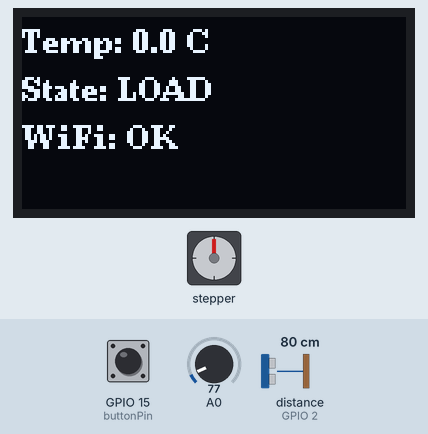
Simulated run of this sketch. Board: ESP8266 (NodeMCU). Parts: 128×64 one-colour display, stepper motor. Inputs (shaded band) come from the test bench; at power-on: GPIO 15 (buttonPin) LOW, A0 = 77, distance to the obstacle (sensor on GPIO 2) 80 cm. The echo pulse lasts 58.3 µs per cm; WiFi joins after 1.5 s; servers stay silent unless stated; web services answer with replies made up by the test bench; stepper angles assume 2048 steps per turn; what the sketch prints to the serial monitor is not drawn.

Above: at 2.8 s.
2.9 s: GPIO 15 (buttonPin) pulled HIGH for 1 s
At 5.9 s:
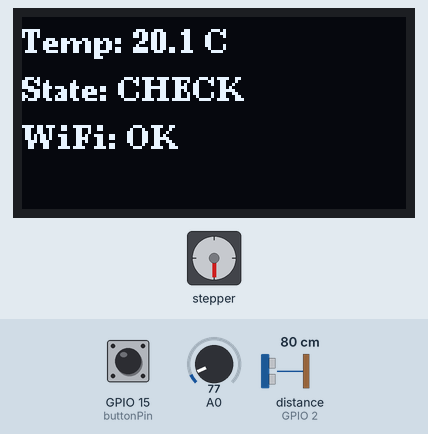
9.1 s: A0 set to 107
At 11.5 s:
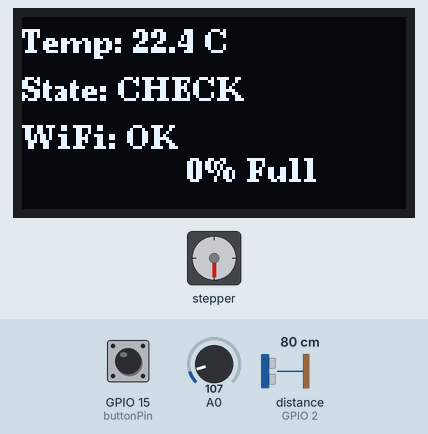
12.4 s: distance to the obstacle (sensor on GPIO 2) set to 10 cm
15.7 s: distance to the obstacle (sensor on GPIO 2) set to 7 cm
17.2 s: distance to the obstacle (sensor on GPIO 2) set to 2 cm
At 21.29 s:
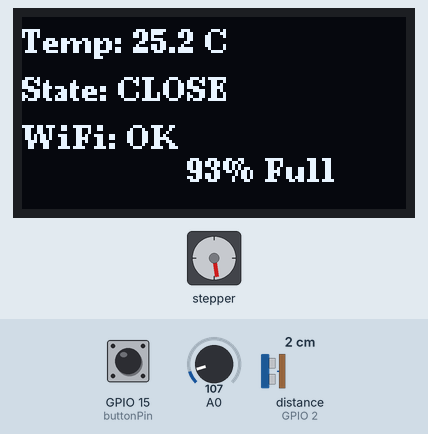
Timing chart, 0 to 23.5 s (numbered marks = the images above; inputs shaded):
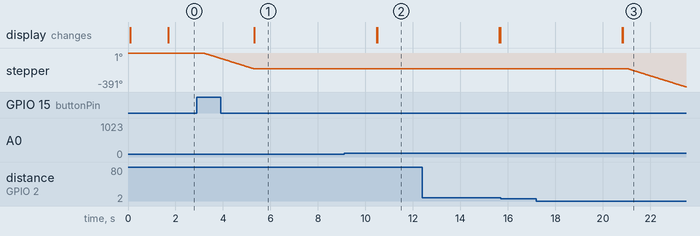

Measured:
- after the input at 2.9 s, stepper: turns 180° counter-clockwise in 2.1 s, starting after 0.29 s; the display: changes after 2.4 s (image 1)
- after the input at 9.1 s, the display: first changes after 1.4 s (image 2 shows a later state)
- after the input at 15.7 s, every drawn part: stays the same

The sketch:

sketch_apr16a.ino
```cpp
// Required library (Arduino IDE -> Manage Libraries): "U8g2" by oliver

#include <Arduino.h>
#include <Stepper.h>
#include <ESP8266WiFi.h>
#include <ESP8266HTTPClient.h>
#include <WiFiClient.h>
#include <U8g2lib.h>

// 28BYJ-48: 2048 steps per revolution
const uint16_t stepsPerRevolution = 2048;
const uint16_t moveDistance = 512;
const uint8_t buttonPin = 15; // D8
const uint8_t echoPin = 2;    // D4 (boot pin: 10k pull-up to 3.3V)
const uint8_t trigPin = 0;    // D3


// Stepper wiring:
// D5 (GPIO14) -> IN1 for stepper 1 and IN4 for stepper 2
// D7 (GPIO13) -> IN2 for stepper 1 and IN3 for stepper 2
// D6 (GPIO12) -> IN3 for stepper 1 and IN2 for stepper 2
// D0 (GPIO16) -> IN4 for stepper 1 and IN1 for stepper 2

// OLED SSD1306 (I2C):
// D2 (GPIO4)  -> SDA
// D1 (GPIO5) -> SCL
// LM35:
// A0          -> Vout,LM35 (10 mV/°C)

#define SDA_PIN      4   // D2
#define SCL_PIN      5   // D1

// WiFi (fill in before upload)
const char* WIFI_SSID     = "EKB";
const char* WIFI_PASSWORD = "ekbballerup";

// ThingSpeak channel 3364403. Free tier needs >=15s between writes -> push throttle 16s.
// Field5 is read every 30s and used as a remote command to set the bag count.
const unsigned long TS_CHANNEL_ID    = 3364403UL;
const char*         TS_WRITE_KEY     = "DAFOBTGX2VWN91LU";
const char*         TS_READ_KEY      = "U38AWRSBJVBTPPJK";
const unsigned long TS_PUSH_INTERVAL = 16000UL;
const unsigned long TS_READ_INTERVAL = 30000UL;

// bagsRemaining counts down on EMPTY_ME->LOAD (new bag fitted).
// pendingBagFull is set on the CLOSE transition so IFTTT fires only once per fill.
// tsDataDirty marks that there are new values for the next throttle window.
uint8_t bagsRemaining = 10;
const uint8_t BAGS_LOW_THRESHOLD = 2;
long lastField5EntryId = -1;
bool pendingBagFull = false;
bool tsDataDirty = true;
float lastDistance = -1.0f;
unsigned long lastTsPush = 0;
unsigned long lastTsRead = 0;

// state machine states
enum State{

  LOAD,
  CHECK,
  CLOSE,
  EMPTY_ME

};

State CurrentState = LOAD;

Stepper myStepper(stepsPerRevolution, 14, 12, 13, 16);
U8G2_SH1106_128X64_NONAME_F_SW_I2C display(U8G2_R0, SCL_PIN, SDA_PIN, U8X8_PIN_NONE);


float avgTemp = 0;
float OldTemp = 0;
static uint8_t i = 0;
const uint8_t Readings = 10;
void readLM35() {
  float Temp = 0;
  uint16_t raw = 0;

  // LM35: 10 mV/°C; tune 2.667 to the board's real ADC reference

  for(i = 0; i < Readings; i++){ //for loop for combining 10 samples

    raw += analogRead(A0);       // the sum of 10 samples
    delay(10);

}

  float avgRaw = (float)raw / Readings;  //calculates the average of the 10 samples to enhance stability in the read value

  Temp = avgRaw * (2.667f / 1023.0f) * 100.0f;   //voltage to celsius conversion

  if (OldTemp == 0) {       // to avoid a slow responsetime of the IIR filter when booting the OLD temp is equal to the first average
      OldTemp = Temp;
  }

  avgTemp = ((3.0f * Temp + 7.0f * OldTemp) / 10.0f); // 10 sample moving average IIR filter with 30/70 weight

  OldTemp = avgTemp; //set to the last output of the IIR filter to update the reference that the measured temperature is weighed against

//prints values
  Serial.print("[LM35] raw="); Serial.print(raw);
  Serial.print("  temp="); Serial.println(avgTemp, 1);
  tsDataDirty = true;
}


void updateDisplay() {
  static const char* stateNames[] = {"LOAD", "CHECK", "CLOSE", "EMPTY_ME"};
  char buf[32];
  display.clearBuffer();
  display.setFont(u8g2_font_ncenB08_tr);
  if (!isnan(avgTemp))
    snprintf(buf, sizeof(buf), "Temp: %.1f C", avgTemp);
  else
    strcpy(buf, "Temp: --");
  display.drawStr(0, 12, buf);
  snprintf(buf, sizeof(buf), "State: %s", stateNames[CurrentState]);
  display.drawStr(0, 28, buf);
  snprintf(buf, sizeof(buf), "WiFi: %s", WiFi.status() == WL_CONNECTED ? "OK" : "NO");
  display.drawStr(0, 44, buf);
  display.sendBuffer();
}
//function that releases the strings of the trash bag
void moveForward(int x) {
  for (int stepCount = 0; stepCount < x; stepCount++) {
    myStepper.step(1);
    yield();
  }
  digitalWrite(14, LOW);
  digitalWrite(12, LOW);
  digitalWrite(13, LOW);
  digitalWrite(16, LOW);
}
//function that pulls the strings of the trash bag
void moveBackward(int x) {
  for (int stepCount = 0; stepCount < x; stepCount++) {
    myStepper.step(-1);
    yield();
  }
  digitalWrite(14, LOW);
  digitalWrite(12, LOW);
  digitalWrite(13, LOW);
  digitalWrite(16, LOW);
}


// Connects to WiFi at boot with a 15s timeout. tsTick() skips when no WiFi.
void wifiConnect() {
  Serial.print("WiFi: ");
  WiFi.mode(WIFI_STA);
  WiFi.setAutoReconnect(true);  // SDK reconnects in the background if the router restarts
  WiFi.persistent(true);
  WiFi.begin(WIFI_SSID, WIFI_PASSWORD);
  unsigned long start = millis();
  while (WiFi.status() != WL_CONNECTED && millis() - start < 15000) {
    delay(250);
    Serial.print(".");
  }
  Serial.println(WiFi.status() == WL_CONNECTED ? WiFi.localIP().toString() : String("FAILED"));
}

void setup() {
  Serial.begin(115200);
  delay(100);
  Serial.println("\n=== BOOT ===");

  pinMode(buttonPin, INPUT);
  pinMode(echoPin, INPUT);
  pinMode(trigPin, OUTPUT);
  digitalWrite(trigPin, LOW);
  myStepper.setSpeed(15);

  display.begin();
  display.clearBuffer();
  display.sendBuffer();

  wifiConnect();
  updateDisplay();
}


// The funtion that senses the fill level utilizing the ultrasonic sensor
void Ultra_Sense(){
  digitalWrite(trigPin, LOW);
  delayMicroseconds(2);
  digitalWrite(trigPin, HIGH);
  delayMicroseconds(10);
  digitalWrite(trigPin, LOW);

  long duration = pulseIn(echoPin, HIGH, 12000);
  if (duration == 0) { delay(20); return; } // no echo: lid open or sensor moved
  float distance = duration * 0.034 / 2.0;
  Serial.print(distance);
  lastDistance = distance;
  tsDataDirty = true;

  if (distance <= 8){

    if (CurrentState != CLOSE) pendingBagFull = true; // if the trash bag is full ste state changes to the CLOSE state
    CurrentState = CLOSE;

  }else {

    CurrentState = CHECK;

  }
  delay(20);
}


// Pushes field1=distance, field2=bags left, field3=state, field4=bag-full event,
//        field6=temperature (C)
void tsPush() {
  WiFiClient client;
  HTTPClient http;
  String url = String("http://api.thingspeak.com/update?api_key=") + TS_WRITE_KEY
             + "&field2=" + String(bagsRemaining)
             + "&field3=" + String((int)CurrentState)
             + "&field4=" + String(pendingBagFull ? 1 : 0);
  if (lastDistance >= 0) url += "&field1=" + String(lastDistance, 1);
  if (!isnan(avgTemp))
    url += "&field6=" + String(avgTemp, 1);
  http.begin(client, url);
  int code = http.GET();
  Serial.print("[TS push] HTTP "); Serial.println(code);
  http.end();
  if (pendingBagFull) pendingBagFull = false;
}

// Reads the latest Field5 from ThingSpeak; a new entry_id => bagsRemaining is updated
// (remote command from the phone via the ThingSpeak app -> "Write to channel" -> Field5)
void tsCheckBagCommand() {
  WiFiClient client;
  HTTPClient http;
  String url = String("http://api.thingspeak.com/channels/") + TS_CHANNEL_ID
             + "/fields/5/last.json?api_key=" + TS_READ_KEY;
  http.begin(client, url);
  int code = http.GET();
  if (code == 200) {
    String payload = http.getString();
    int idIdx  = payload.indexOf("\"entry_id\":");
    int valIdx = payload.indexOf("\"field5\":\"");
    if (idIdx >= 0 && valIdx >= 0) {
      long entryId = payload.substring(idIdx + 11).toInt();
      int valStart = valIdx + 10;
      int valEnd   = payload.indexOf("\"", valStart);
      int newCount = payload.substring(valStart, valEnd).toInt();
      if (entryId != lastField5EntryId && newCount >= 0) {
        bagsRemaining = (uint16_t)newCount;
        lastField5EntryId = entryId;
        tsDataDirty = true;
        Serial.print("[TS] bagsRemaining = "); Serial.println(bagsRemaining);
      }
    }
  }
  http.end();
}

// Called from loop(). Throttles push (16s) and read (30s). Non-blocking vs. the state machine.
void tsTick() {
  if (WiFi.status() != WL_CONNECTED) return;
  unsigned long now = millis();
  if (tsDataDirty && (lastTsPush == 0 || now - lastTsPush >= TS_PUSH_INTERVAL)) {
    tsPush();
    lastTsPush = now;
    tsDataDirty = false;
  }
  if (now - lastTsRead >= TS_READ_INTERVAL) {
    tsCheckBagCommand();
    lastTsRead = now;
  }
}

void loop() {
  // state machine
  switch(CurrentState){

    case LOAD: //when the button is pressed
      delay(500);
      readLM35();
      if (digitalRead(buttonPin) == HIGH) { // button debounce function
          delay(100);

        if (digitalRead(buttonPin) == HIGH) { // after the delay if the button is still pressed the stepper motors load the trash bag strings
          moveBackward(2*512);
          CurrentState = CHECK;
          tsDataDirty = true;
          updateDisplay();

        }else{

        CurrentState = LOAD;

        }
      }
    break;

    case CHECK: //Checks fill level with the ultrasonic sensor and measures the temperature
      delay(5000);
      Ultra_Sense();
      readLM35();
      updateDisplay();


      char pbuf[32];
      snprintf(pbuf, sizeof(pbuf), "%.0f%% Full", constrain(100.0f * (28.0f - lastDistance) / 28.0f, 0.0f, 100.0f));
      display.drawStr(55, 55, pbuf);
      display.sendBuffer();

    break;

    case CLOSE: // the state that closes the bags
      Serial.println("-> CLOSE");
      moveBackward(12*512);
      CurrentState = EMPTY_ME;
      tsDataDirty = true;
      updateDisplay();
    break;
    case EMPTY_ME: // release bag strings, and return to LOAD on button press
      Serial.println("-> EMPTY_ME");
      delay(100);
      if(digitalRead(buttonPin) == HIGH){
        delay(100);

        if (digitalRead(buttonPin) == HIGH) {
          delay(100);
          moveForward(12*512);
          if (bagsRemaining > 0) bagsRemaining--;
          CurrentState = LOAD;
          tsDataDirty = true;
          updateDisplay();
        }
      }

    break;

    default:
    break;
  }

  tsTick();
}
```
